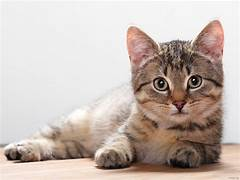
#> input picture edge detection/image.png, 240 x 180 px
$ python 'canny edge detect algo.py'
#> lines starting #> are read from the running program, lines starting #| are printed output that depends on the picture; after the words box and inside, x2 and y2 are one past the last pixel; in counts of white or black regions, pixels touching at a corner belong together
import cv2
import matplotlib.pyplot as plt

# Open the image
img = cv2.imread('image.png')
#> img is the input picture: shape (180, 240, 3); mean B, G, R 177.7, 184.8, 197.8

# Apply Canny edge detection
edges = cv2.Canny(img, 100, 200, 3, L2gradient=True)
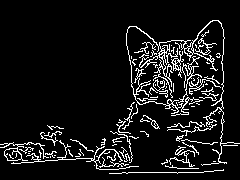
#> edges: shape (180, 240); 8.8% white in thin lines or dots, all inside (x1, y1, x2, y2) = (0, 20, 240, 174)

# Save the image and display it
plt.figure()
plt.title('Canny Edge Detection')
plt.imsave('edges_output.png', edges, cmap='gray', format='png')
plt.imshow(edges, cmap='gray')
plt.show()
